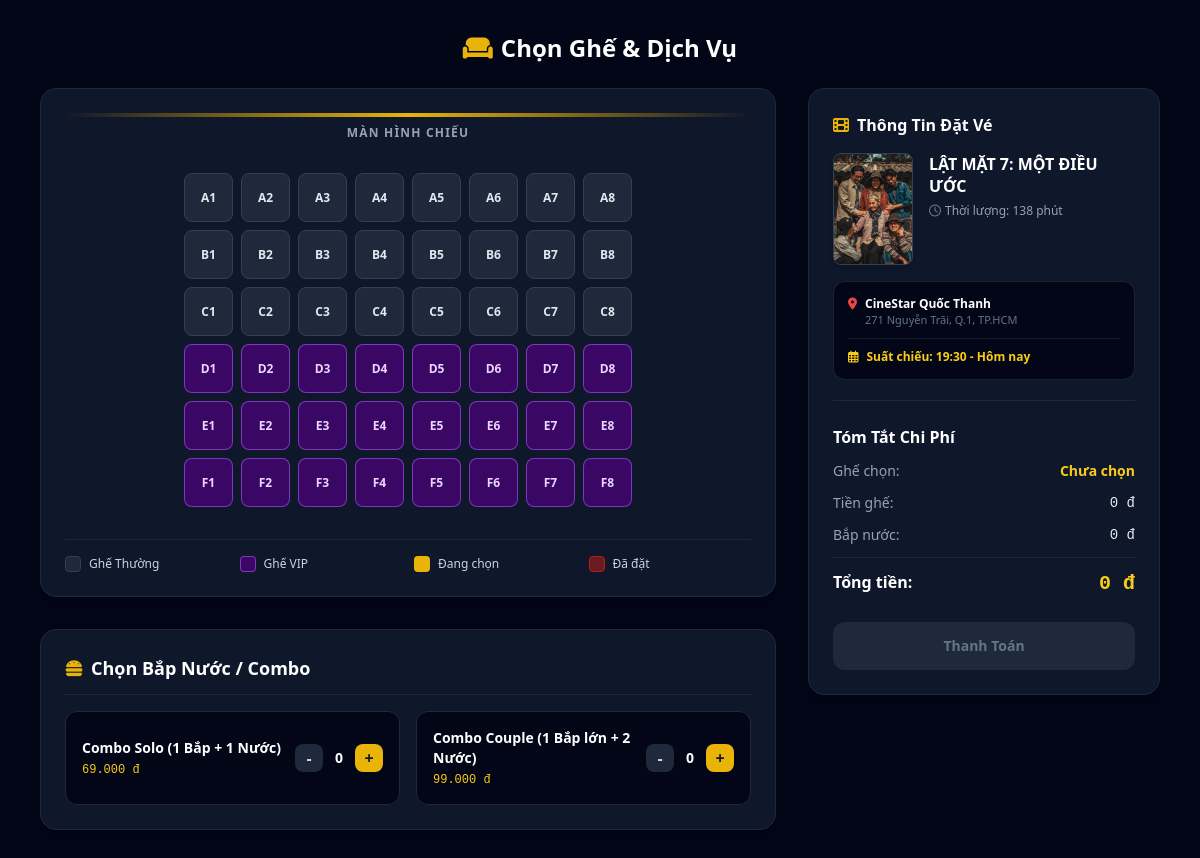
/booking.php?showtime_id=2 (signed in), run on an earlier commit of the app's database.
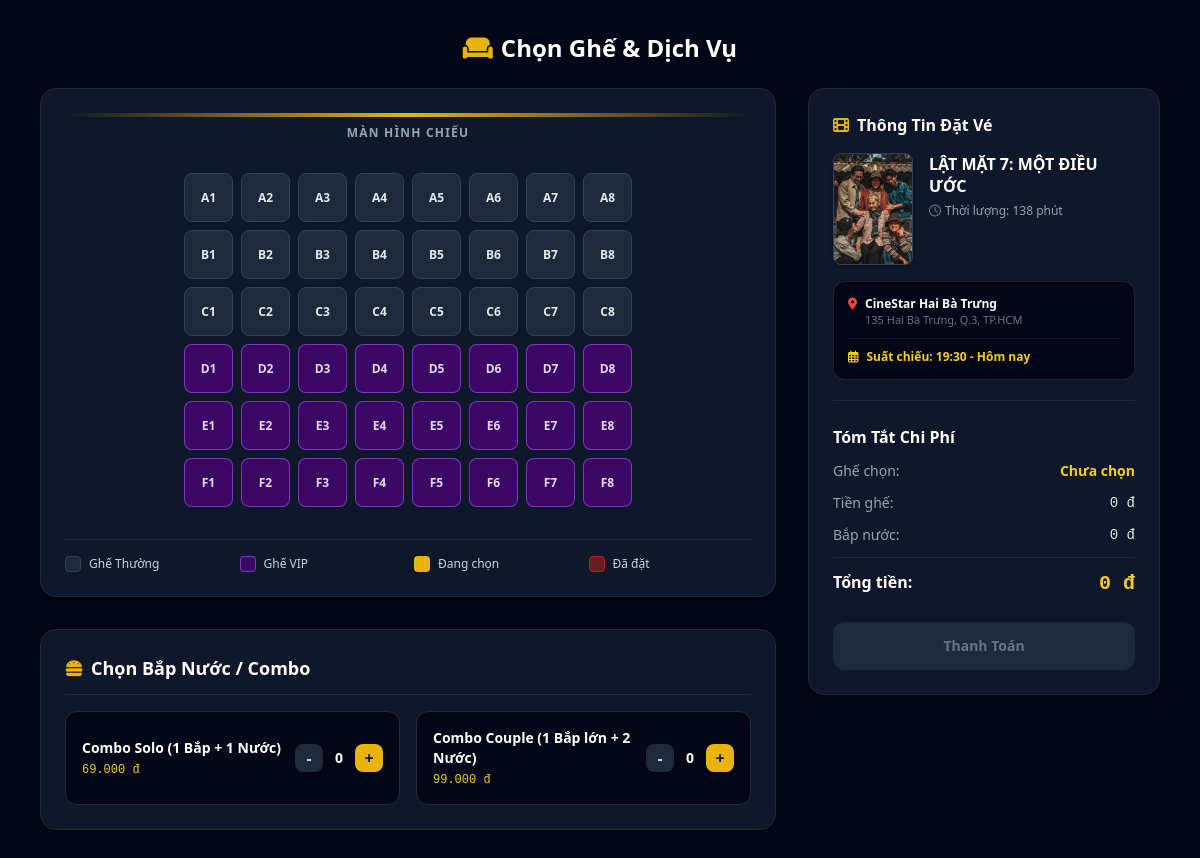
And on a later commit of the database.
### tables this page shows
CREATE TABLE IF NOT EXISTS `showtimes` (
  `id` INT AUTO_INCREMENT PRIMARY KEY,
  `movie_id` INT NOT NULL,
  `cinema_id` INT NOT NULL,
  `show_date` DATE NOT NULL,
  `show_time` TIME NOT NULL,
  `price` DECIMAL(10,2) NOT NULL DEFAULT 75000.00,
  FOREIGN KEY (`movie_id`) REFERENCES `movies`(`id`) ON DELETE CASCADE,
  FOREIGN KEY (`cinema_id`) REFERENCES `cinemas`(`id`) ON DELETE CASCADE
);

CREATE TABLE IF NOT EXISTS `cinemas` (
  `id` INT AUTO_INCREMENT PRIMARY KEY,
  `name` VARCHAR(100) NOT NULL,
  `address` VARCHAR(255) NOT NULL
);

CREATE TABLE IF NOT EXISTS `movies` (
  `id` INT AUTO_INCREMENT PRIMARY KEY,
  `title` VARCHAR(255) NOT NULL,
  `director` VARCHAR(255) DEFAULT NULL,
  `cast` TEXT DEFAULT NULL,
  `genre` VARCHAR(255) NOT NULL,
  `duration` INT NOT NULL,
  `release_date` DATE DEFAULT NULL,
  `poster` VARCHAR(255) NOT NULL DEFAULT 'default-poster.jpg',
  `description` TEXT DEFAULT NULL,
  `trailer_url` VARCHAR(255) DEFAULT NULL,
  `status` ENUM('now_showing', 'coming_soon') DEFAULT 'now_showing',
  `created_at` TIMESTAMP DEFAULT CURRENT_TIMESTAMP
);

### booking.php (the view, shortened to what the changed rows need)
<?php
require_once 'config/db.php';
$showtime_id = intval($_GET['showtime_id'] ?? 0);
$stmt = $pdo->prepare("
    SELECT s.*,
           m.title AS movie_title, m.poster, m.duration,
           c.name AS cinema_name, c.address AS cinema_address
    FROM showtimes s
    JOIN movies m ON s.movie_id = m.id
    LEFT JOIN cinemas c ON s.cinema_id = c.id
    WHERE s.id = ?
");
$stmt->execute([$showtime_id]);
$showtime = $stmt->fetch();
?>
<!DOCTYPE html>
<html lang="vi">
<head>
    <script src="https://cdn.tailwindcss.com"></script>
    <link rel="stylesheet" href="https://cdnjs.cloudflare.com/ajax/libs/font-awesome/6.4.0/css/all.min.css">
</head>
<body class="bg-slate-950 text-slate-200 min-h-screen pb-12">
    <main class="max-w-6xl mx-auto px-4 py-8">
        <h1 class="text-2xl font-bold text-white text-center mb-6">
            <i class="fa-solid fa-couch text-yellow-500 mr-2"></i>Chọn Ghế & Dịch Vụ
        </h1>
        <div class="grid grid-cols-1 lg:grid-cols-3 gap-8">
            <div class="bg-slate-900 border border-slate-800 rounded-2xl p-6 shadow-xl h-fit sticky top-6 space-y-6">
                <div class="border-b border-slate-800 pb-5 space-y-4">
                    <div class="flex gap-4">
                        <img src="<?= htmlspecialchars($showtime['poster'] ?? 'https://via.placeholder.com/100x150') ?>"
                             alt="<?= htmlspecialchars($showtime['movie_title']) ?>"
                             class="w-20 h-28 object-cover rounded-lg border border-slate-700 shadow-md">
                        <div class="space-y-1.5 flex-1">
                            <h4 class="font-bold text-white text-base leading-snug"><?= htmlspecialchars($showtime['movie_title']) ?></h4>
                            <p class="text-xs text-slate-400">
                                <i class="fa-regular fa-clock text-slate-500 mr-1"></i>Thời lượng: <?= $showtime['duration'] ?? 120 ?> phút
                            </p>
                        </div>
                    </div>
                    <div class="bg-slate-950 p-3.5 rounded-xl border border-slate-800/80 space-y-2.5 text-xs">
                        <div class="flex items-start gap-2 text-slate-300">
                            <div>
                                <span class="font-bold text-white block"><?= htmlspecialchars($showtime['cinema_name'] ?? 'Rạp Lotte / CGV Cinema') ?></span>
                                <?php if (!empty($showtime['cinema_address'])): ?>
                                    <span class="text-slate-500 text-[11px] block"><?= htmlspecialchars($showtime['cinema_address']) ?></span>
                                <?php endif; ?>
                            </div>
                        </div>
                    </div>
                </div>
            </div>
        </div>
    </main>
</body>
</html>

What changed in the data, as far as the page shows it:
changed showtimes "LẬT MẶT 7: MỘT ĐIỀU ƯỚC": cinema.name "CineStar Quốc Thanh" → "CineStar Hai Bà Trưng"; cinema.address "271 Nguyễn Trãi, Q.1, TP.HCM" → "135 Hai Bà Trưng, Q.3, TP.HCM"
